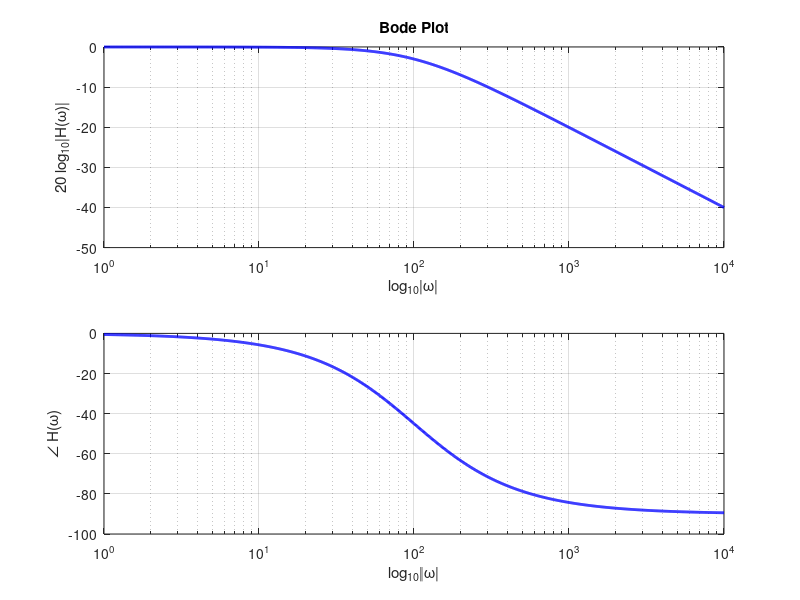

Write MATLAB code to recreate this figure.
R = 1e3;
C = 10e-6;
sys = tf(1,[R*C 1]);
[mag,phase,wout] = bode(sys);

figure(1), 
    subplot(2,1,1)
    semilogx(wout, 20*log10(squeeze(mag)), '-b', 'LineWidth',2)
    grid on
    ylabel('20 log_{10}|H(\omega)|')
    xlabel('log_{10}|\omega|')
    title('Bode Plot')

subplot(2,1,2)
    semilogx(wout, squeeze(phase), '-b', 'LineWidth',2)
    grid on 
    ylabel('\angle H(\omega)')
    xlabel('log_{10}|\omega|')
  
print -dpng 'lecture30_RC1_bode.png'
    